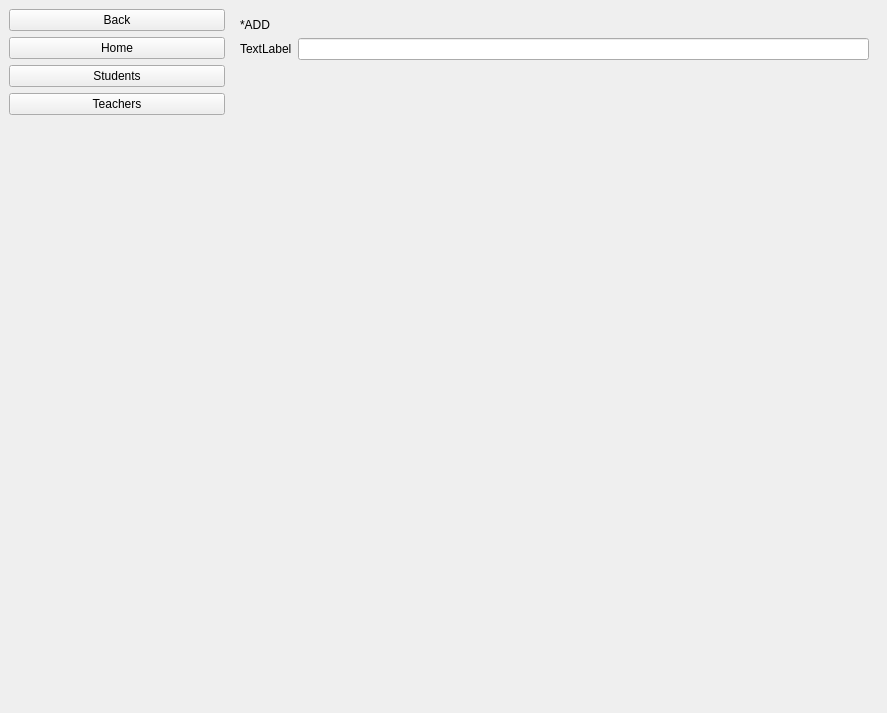
<?xml version="1.0" encoding="UTF-8"?>
<ui version="4.0">
 <class>MainWindow</class>
 <widget class="QMainWindow" name="MainWindow">
  <property name="geometry">
   <rect>
    <x>0</x>
    <y>0</y>
    <width>887</width>
    <height>713</height>
   </rect>
  </property>
  <property name="windowTitle">
   <string>MainWindow</string>
  </property>
  <widget class="QWidget" name="centralwidget">
   <layout class="QHBoxLayout" name="horizontalLayout_3" stretch="1,3">
    <item>
     <layout class="QVBoxLayout" name="verticalLayout_sidebar">
      <item>
       <widget class="QPushButton" name="pushButton_back">
        <property name="text">
         <string>Back</string>
        </property>
       </widget>
      </item>
      <item>
       <widget class="QPushButton" name="pushButton_home">
        <property name="text">
         <string>Home</string>
        </property>
       </widget>
      </item>
      <item>
       <widget class="QPushButton" name="pushButton_students">
        <property name="text">
         <string>Students</string>
        </property>
       </widget>
      </item>
      <item>
       <widget class="QPushButton" name="pushButton_teachers">
        <property name="text">
         <string>Teachers</string>
        </property>
       </widget>
      </item>
      <item>
       <spacer name="verticalSpacer">
        <property name="orientation">
         <enum>Qt::Vertical</enum>
        </property>
        <property name="sizeHint" stdset="0">
         <size>
          <width>20</width>
          <height>40</height>
         </size>
        </property>
       </spacer>
      </item>
     </layout>
    </item>
    <item>
     <widget class="QStackedWidget" name="stackedWidget_pages">
      <property name="currentIndex">
       <number>4</number>
      </property>
      <widget class="QWidget" name="page_view">
       <layout class="QHBoxLayout" name="horizontalLayout">
        <item>
         <widget class="QScrollArea" name="scrollArea_view">
          <property name="widgetResizable">
           <bool>true</bool>
          </property>
          <widget class="QWidget" name="scrollAreaWidgetContents_view">
           <property name="geometry">
            <rect>
             <x>0</x>
             <y>0</y>
             <width>619</width>
             <height>667</height>
            </rect>
           </property>
           <layout class="QVBoxLayout" name="verticalLayout">
            <item>
             <widget class="QLabel" name="label_view">
              <property name="text">
               <string>*LIST</string>
              </property>
             </widget>
            </item>
            <item>
             <layout class="QHBoxLayout" name="horizontalLayout_view">
              <item>
               <widget class="QComboBox" name="comboBox_view"/>
              </item>
             </layout>
            </item>
            <item>
             <widget class="QTableView" name="tableView_view"/>
            </item>
           </layout>
          </widget>
         </widget>
        </item>
       </layout>
      </widget>
      <widget class="QWidget" name="page_home">
       <layout class="QVBoxLayout" name="verticalLayout_2">
        <item>
         <spacer name="verticalSpacer_3">
          <property name="orientation">
           <enum>Qt::Vertical</enum>
          </property>
          <property name="sizeHint" stdset="0">
           <size>
            <width>20</width>
            <height>40</height>
           </size>
          </property>
         </spacer>
        </item>
        <item>
         <widget class="QPushButton" name="pushButton_add">
          <property name="text">
           <string>Add</string>
          </property>
         </widget>
        </item>
        <item>
         <widget class="QPushButton" name="pushButton_view">
          <property name="text">
           <string>View</string>
          </property>
         </widget>
        </item>
        <item>
         <spacer name="verticalSpacer_2">
          <property name="orientation">
           <enum>Qt::Vertical</enum>
          </property>
          <property name="sizeHint" stdset="0">
           <size>
            <width>20</width>
            <height>40</height>
           </size>
          </property>
         </spacer>
        </item>
       </layout>
      </widget>
      <widget class="QWidget" name="page_add">
       <layout class="QVBoxLayout" name="verticalLayout_3">
        <item>
         <spacer name="verticalSpacer_4">
          <property name="orientation">
           <enum>Qt::Vertical</enum>
          </property>
          <property name="sizeHint" stdset="0">
           <size>
            <width>20</width>
            <height>40</height>
           </size>
          </property>
         </spacer>
        </item>
        <item>
         <widget class="QPushButton" name="pushButton_addStudents">
          <property name="text">
           <string>Add Students</string>
          </property>
         </widget>
        </item>
        <item>
         <widget class="QPushButton" name="pushButton_addTeachers">
          <property name="text">
           <string>Add Teachers</string>
          </property>
         </widget>
        </item>
        <item>
         <widget class="QPushButton" name="pushButton_addDepartment">
          <property name="text">
           <string>Add Department</string>
          </property>
         </widget>
        </item>
        <item>
         <widget class="QPushButton" name="pushButton_addCourses">
          <property name="text">
           <string>Add Courses</string>
          </property>
         </widget>
        </item>
        <item>
         <widget class="QPushButton" name="pushButton_addSubjets">
          <property name="text">
           <string>Add Subjects</string>
          </property>
         </widget>
        </item>
        <item>
         <widget class="QPushButton" name="pushButton_addBlocks">
          <property name="text">
           <string>Add Blocks</string>
          </property>
         </widget>
        </item>
        <item>
         <widget class="QPushButton" name="pushButton_addRooms">
          <property name="text">
           <string>Add Rooms</string>
          </property>
         </widget>
        </item>
        <item>
         <spacer name="verticalSpacer_5">
          <property name="orientation">
           <enum>Qt::Vertical</enum>
          </property>
          <property name="sizeHint" stdset="0">
           <size>
            <width>20</width>
            <height>40</height>
           </size>
          </property>
         </spacer>
        </item>
       </layout>
      </widget>
      <widget class="QWidget" name="page_info">
       <layout class="QVBoxLayout" name="verticalLayout_4" stretch="0,1,10">
        <item>
         <widget class="QLabel" name="label_info">
          <property name="text">
           <string>*INFO</string>
          </property>
         </widget>
        </item>
        <item>
         <layout class="QGridLayout" name="gridLayout_info">
          <item row="0" column="2">
           <widget class="QLabel" name="label_3">
            <property name="text">
             <string>Course</string>
            </property>
           </widget>
          </item>
          <item row="1" column="0">
           <widget class="QLabel" name="label_2">
            <property name="text">
             <string>Name</string>
            </property>
           </widget>
          </item>
          <item row="0" column="1">
           <widget class="QLabel" name="label_studentNo">
            <property name="text">
             <string>TextLabel</string>
            </property>
           </widget>
          </item>
          <item row="1" column="1">
           <widget class="QLabel" name="label_name">
            <property name="text">
             <string>TextLabel</string>
            </property>
           </widget>
          </item>
          <item row="0" column="0">
           <widget class="QLabel" name="label_1">
            <property name="text">
             <string>Student No.</string>
            </property>
           </widget>
          </item>
          <item row="1" column="2">
           <widget class="QLabel" name="label_4">
            <property name="text">
             <string>Block</string>
            </property>
           </widget>
          </item>
          <item row="0" column="3">
           <widget class="QLabel" name="label_course">
            <property name="text">
             <string>TextLabel</string>
            </property>
           </widget>
          </item>
          <item row="1" column="3">
           <widget class="QLabel" name="label_block">
            <property name="text">
             <string>TextLabel</string>
            </property>
           </widget>
          </item>
         </layout>
        </item>
        <item>
         <widget class="QTableView" name="tableView_info"/>
        </item>
       </layout>
      </widget>
      <widget class="QWidget" name="page_addForm">
       <layout class="QVBoxLayout" name="verticalLayout_5" stretch="0,1">
        <item>
         <widget class="QLabel" name="label_addForm">
          <property name="text">
           <string>*ADD</string>
          </property>
         </widget>
        </item>
        <item>
         <layout class="QFormLayout" name="formLayout_addForm">
          <property name="labelAlignment">
           <set>Qt::AlignLeading|Qt::AlignLeft|Qt::AlignVCenter</set>
          </property>
          <item row="0" column="0">
           <widget class="QLabel" name="label">
            <property name="text">
             <string>TextLabel</string>
            </property>
           </widget>
          </item>
          <item row="0" column="1">
           <widget class="QLineEdit" name="lineEdit"/>
          </item>
         </layout>
        </item>
       </layout>
      </widget>
     </widget>
    </item>
   </layout>
  </widget>
 </widget>
 <resources/>
 <connections/>
</ui>
